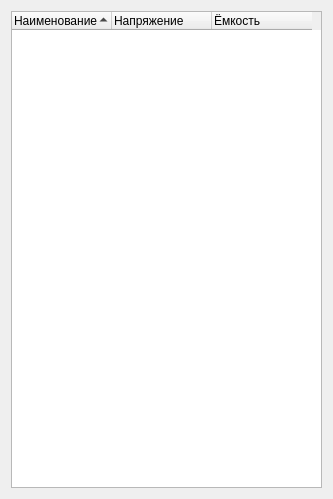
<?xml version="1.0" encoding="UTF-8"?>
<ui version="4.0">
 <class>ZrmMethodsThree</class>
 <widget class="QWidget" name="ZrmMethodsThree">
  <property name="geometry">
   <rect>
    <x>0</x>
    <y>0</y>
    <width>333</width>
    <height>499</height>
   </rect>
  </property>
  <property name="sizePolicy">
   <sizepolicy hsizetype="Preferred" vsizetype="MinimumExpanding">
    <horstretch>0</horstretch>
    <verstretch>0</verstretch>
   </sizepolicy>
  </property>
  <property name="windowTitle">
   <string>Form</string>
  </property>
  <layout class="QVBoxLayout" name="verticalLayout">
   <item>
    <widget class="QTreeWidget" name="tw_methods">
     <property name="sizePolicy">
      <sizepolicy hsizetype="MinimumExpanding" vsizetype="Expanding">
       <horstretch>0</horstretch>
       <verstretch>0</verstretch>
      </sizepolicy>
     </property>
     <property name="editTriggers">
      <set>QAbstractItemView::DoubleClicked|QAbstractItemView::EditKeyPressed|QAbstractItemView::SelectedClicked</set>
     </property>
     <property name="selectionMode">
      <enum>QAbstractItemView::SingleSelection</enum>
     </property>
     <property name="selectionBehavior">
      <enum>QAbstractItemView::SelectItems</enum>
     </property>
     <property name="allColumnsShowFocus">
      <bool>true</bool>
     </property>
     <attribute name="headerShowSortIndicator" stdset="0">
      <bool>true</bool>
     </attribute>
     <attribute name="headerStretchLastSection">
      <bool>false</bool>
     </attribute>
     <column>
      <property name="text">
       <string>Наименование</string>
      </property>
     </column>
     <column>
      <property name="text">
       <string>Напряжение</string>
      </property>
     </column>
     <column>
      <property name="text">
       <string>Ёмкость</string>
      </property>
     </column>
    </widget>
   </item>
  </layout>
 </widget>
 <resources/>
 <connections/>
</ui>
